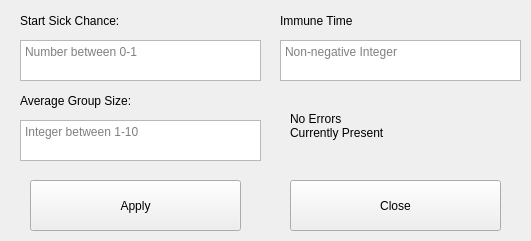
<?xml version="1.0" encoding="UTF-8"?>
<ui version="4.0">
 <class>Main</class>
 <widget class="QMainWindow" name="Main">
  <property name="enabled">
   <bool>true</bool>
  </property>
  <property name="geometry">
   <rect>
    <x>0</x>
    <y>0</y>
    <width>531</width>
    <height>241</height>
   </rect>
  </property>
  <property name="minimumSize">
   <size>
    <width>0</width>
    <height>0</height>
   </size>
  </property>
  <property name="maximumSize">
   <size>
    <width>1161</width>
    <height>806</height>
   </size>
  </property>
  <property name="baseSize">
   <size>
    <width>1161</width>
    <height>681</height>
   </size>
  </property>
  <property name="windowTitle">
   <string>Coronavirus Minority Game</string>
  </property>
  <widget class="QWidget" name="centralwidget">
   <property name="enabled">
    <bool>true</bool>
   </property>
   <widget class="QPushButton" name="applyButton">
    <property name="geometry">
     <rect>
      <x>30</x>
      <y>180</y>
      <width>211</width>
      <height>51</height>
     </rect>
    </property>
    <property name="text">
     <string>Apply</string>
    </property>
   </widget>
   <widget class="QTextEdit" name="sschanceTextEdit">
    <property name="geometry">
     <rect>
      <x>20</x>
      <y>40</y>
      <width>241</width>
      <height>41</height>
     </rect>
    </property>
    <property name="placeholderText">
     <string>Number between 0-1</string>
    </property>
   </widget>
   <widget class="QTextEdit" name="imtimeTextEdit">
    <property name="geometry">
     <rect>
      <x>280</x>
      <y>40</y>
      <width>241</width>
      <height>41</height>
     </rect>
    </property>
    <property name="placeholderText">
     <string>Non-negative Integer</string>
    </property>
   </widget>
   <widget class="QTextEdit" name="agsTextEdit">
    <property name="geometry">
     <rect>
      <x>20</x>
      <y>120</y>
      <width>241</width>
      <height>41</height>
     </rect>
    </property>
    <property name="placeholderText">
     <string>Integer between 1-10</string>
    </property>
   </widget>
   <widget class="QLabel" name="sschanceLabel">
    <property name="geometry">
     <rect>
      <x>20</x>
      <y>10</y>
      <width>421</width>
      <height>21</height>
     </rect>
    </property>
    <property name="text">
     <string>Start Sick Chance:</string>
    </property>
   </widget>
   <widget class="QLabel" name="imtimeLabel">
    <property name="geometry">
     <rect>
      <x>280</x>
      <y>10</y>
      <width>421</width>
      <height>21</height>
     </rect>
    </property>
    <property name="text">
     <string>Immune Time</string>
    </property>
   </widget>
   <widget class="QLabel" name="agsLabel">
    <property name="geometry">
     <rect>
      <x>20</x>
      <y>90</y>
      <width>421</width>
      <height>21</height>
     </rect>
    </property>
    <property name="text">
     <string>Average Group Size:</string>
    </property>
   </widget>
   <widget class="QPushButton" name="closeButton">
    <property name="enabled">
     <bool>true</bool>
    </property>
    <property name="geometry">
     <rect>
      <x>290</x>
      <y>180</y>
      <width>211</width>
      <height>51</height>
     </rect>
    </property>
    <property name="text">
     <string>Close</string>
    </property>
   </widget>
   <widget class="QLabel" name="errorLabel">
    <property name="geometry">
     <rect>
      <x>290</x>
      <y>90</y>
      <width>211</width>
      <height>71</height>
     </rect>
    </property>
    <property name="text">
     <string>No Errors
Currently Present</string>
    </property>
   </widget>
  </widget>
 </widget>
 <resources/>
 <connections/>
</ui>
